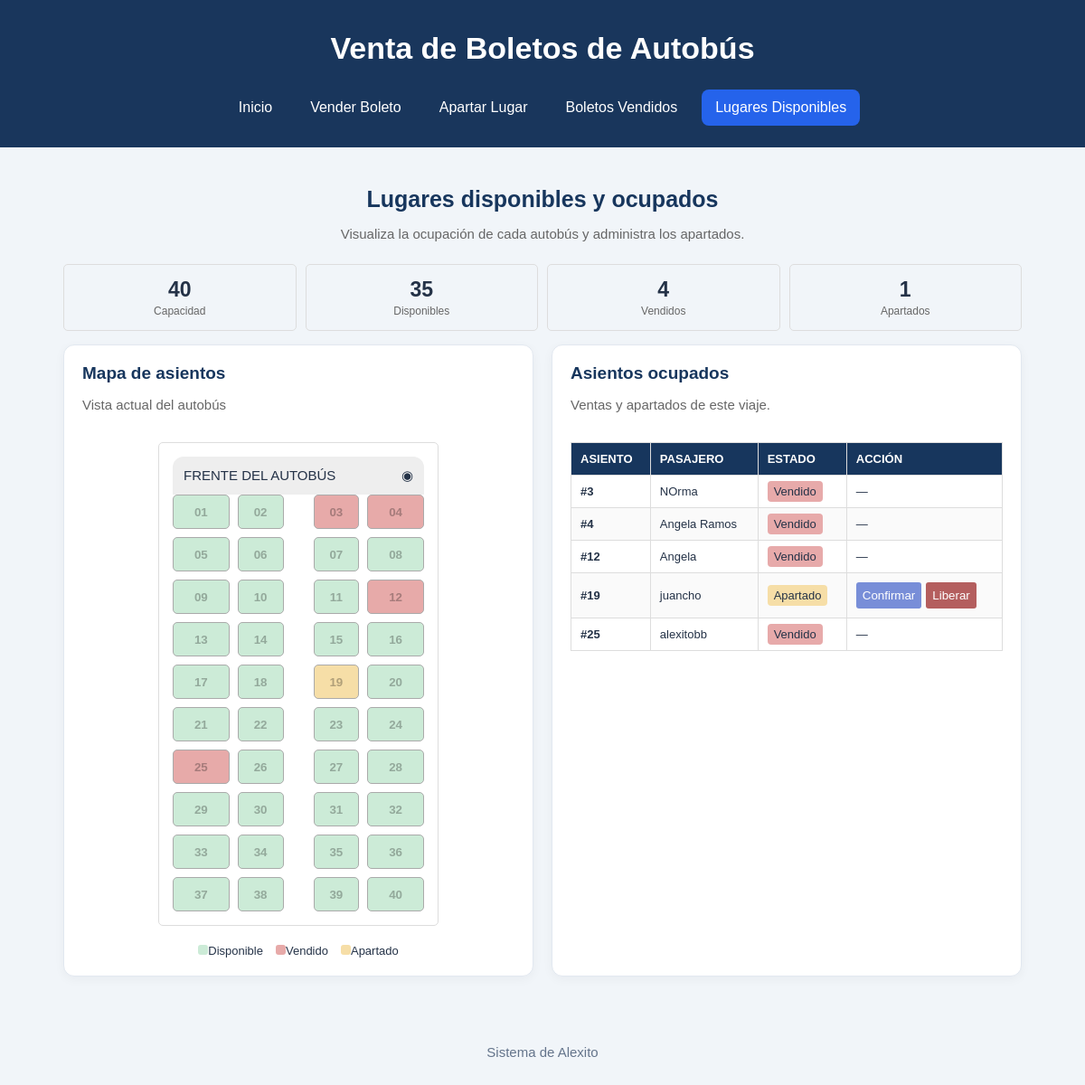
The app's page /disponibilidad with its own data.
### tables this page shows
CREATE TABLE viajes (
            id INTEGER PRIMARY KEY AUTOINCREMENT,
            origen TEXT NOT NULL,
            destino TEXT NOT NULL,
            salida TEXT NOT NULL,
            precio REAL NOT NULL CHECK(precio >= 0),
            capacidad INTEGER NOT NULL CHECK(capacidad > 0)
        );

CREATE TABLE boletos (
            id INTEGER PRIMARY KEY AUTOINCREMENT,
            viaje_id INTEGER NOT NULL REFERENCES viajes(id),
            asiento INTEGER NOT NULL CHECK(asiento > 0),
            pasajero TEXT NOT NULL,
            telefono TEXT NOT NULL,
            estado TEXT NOT NULL CHECK(estado IN ('VENDIDO', 'APARTADO')),
            creado_en TEXT NOT NULL DEFAULT (datetime('now','localtime')),
            UNIQUE(viaje_id, asiento)
        );

### app.py (the view)
@app.route('/disponibilidad')
def disponibilidad():
    viajes = viajes_con_conteo()
    valor = request.args.get('viaje_id', type=int)
    viaje_id = valor or (viajes[0]['id'] if viajes else None)
    viaje, boletos, estados = detalle_viaje(viaje_id) if viaje_id else (None, [], {})
    return render_template('disponibilidad.html', viajes=viajes, viaje=viaje,
                           estados=estados, boletos=boletos, activo='disponibilidad')

### app.py (called while the page is built)
def viajes_con_conteo():
    return obtener_db().execute('''
        SELECT v.*, COUNT(b.id) AS ocupados,
        SUM(CASE WHEN b.estado = 'VENDIDO' THEN 1 ELSE 0 END) AS vendidos,
        SUM(CASE WHEN b.estado = 'APARTADO' THEN 1 ELSE 0 END) AS apartados
        FROM viajes v LEFT JOIN boletos b ON b.viaje_id=v.id
        GROUP BY v.id ORDER BY v.salida, v.id
    ''').fetchall()

def detalle_viaje(viaje_id):
    db = obtener_db()
    viaje = db.execute('SELECT * FROM viajes WHERE id=?', (viaje_id,)).fetchone()
    if viaje is None:
        abort(404)
    boletos = db.execute('SELECT * FROM boletos WHERE viaje_id=? ORDER BY asiento', (viaje_id,)).fetchall()
    estados = {b['asiento']: b['estado'] for b in boletos}
    return viaje, boletos, estados

### base_de_datos/conexion.py (called while the page is built)
def obtener_db():
    if 'db' not in g:
        conexion = sqlite3.connect(DB_PATH, timeout=15)
        conexion.row_factory = sqlite3.Row
        conexion.execute('PRAGMA foreign_keys = ON')
        conexion.execute('PRAGMA busy_timeout = 15000')
        g.db = conexion
    return g.db

def cerrar_db(error=None):
    db = g.pop('db', None)
    if db is not None:
        db.close()

### templates/disponibilidad.html (shortened to what this page needs)
{% extends 'base.html' %}
{% block contenido %}
<div class="heading">
    <div>
        <h1>Lugares disponibles y ocupados</h1>
        <p>Visualiza la ocupación de cada autobús y administra los apartados.</p>
    </div>
</div>
{% if viaje %}
<div class="mini-stats">
    <div><strong>{{ viaje.capacidad }}</strong><span>Capacidad</span></div>
    <div><strong>{{ viaje.capacidad - estados|length }}</strong><span>Disponibles</span></div>
    <div><strong>{{ estados.values()|select('equalto','VENDIDO')|list|length }}</strong><span>Vendidos</span></div>
    <div><strong>{{ estados.values()|select('equalto','APARTADO')|list|length }}</strong><span>Apartados</span></div>
</div>
<div class="work-grid">
    <section class="panel">
        <div class="panel-heading">
            <div>
                <h2>Mapa de asientos</h2>
                <p>Vista actual del autobús</p>
            </div>
        </div>
        {% set seleccionable = false %}
        {% include '_asientos.html' %}
    </section>
    <section class="panel">
        <div class="panel-heading">
            <div>
                <h2>Asientos ocupados</h2>
                <p>Ventas y apartados de este viaje.</p>
            </div>
        </div>
        <div class="table-scroll">
            <table>
                <thead>
                    <tr>
                        <th>ASIENTO</th>
                        <th>PASAJERO</th>
                        <th>ESTADO</th>
                        <th>ACCIÓN</th>
                    </tr>
                </thead>
                <tbody>
                    {% for b in boletos %}
                    <tr>
                        <td><strong>#{{ b.asiento }}</strong></td>
                        <td>{{ b.pasajero }}</td>
                        <td><span class="pill {{ 'sold-pill' if b.estado=='VENDIDO' else 'reserve-pill' }}">{{ b.estado|capitalize }}</span></td>
                        <td>
                            {% if b.estado=='APARTADO' %}
                            <div class="actions">
                                <form method="post" action="{{ url_for('confirmar_apartado', boleto_id=b.id) }}">
                                    <button class="small-action" title="Marcar como vendido">Confirmar</button>
                                </form>
                                <form method="post" action="{{ url_for('liberar_apartado', boleto_id=b.id) }}" onsubmit="return confirm('¿Liberar este asiento apartado?')">
                                    <button class="small-action danger" title="Liberar asiento">Liberar</button>
                                </form>
                            </div>
                            {% else %}
                            —
                            {% endif %}
                        </td>
                    </tr>
                    {% else %}
                    <tr>
                        <td class="empty" colspan="4">Todos los lugares están disponibles.</td>
                    </tr>
                    {% endfor %}
                </tbody>
            </table>
        </div>
    </section>
</div>
{% else %}
<p>No hay viajes registrados.</p>
{% endif %}
{% endblock %}

### templates/base.html (shortened to what this page needs)
<!DOCTYPE html>
<html lang="es">
<head>
    <link rel="stylesheet" href="{{ url_for('static', filename='css/estilos.css') }}">
</head>
<body>
<header class="encabezado">
    <h1>Venta de Boletos de Autobús</h1>
    <nav>
        <a class="{{ 'activo' if activo == 'inicio' else '' }}" href="{{ url_for('index') }}">Inicio</a>
        <a class="{{ 'activo' if activo == 'venta' else '' }}" href="{{ url_for('venta') }}">Vender Boleto</a>
        <a class="{{ 'activo' if activo == 'apartados' else '' }}" href="{{ url_for('apartados') }}">Apartar Lugar</a>
        <a class="{{ 'activo' if activo == 'boletos' else '' }}" href="{{ url_for('boletos') }}">Boletos Vendidos</a>
        <a class="{{ 'activo' if activo == 'disponibilidad' else '' }}" href="{{ url_for('disponibilidad') }}">Lugares Disponibles</a>
    </nav>
</header>
<main class="contenido">
    {% block contenido %}{% endblock %}
</main>
<footer>Sistema de Alexito</footer>
</body>
</html>

### templates/_asientos.html (shortened to what this page needs)
<div class="seat-area"><div class="bus-head"><span>FRENTE DEL AUTOBÚS</span><span class="steering">◉</span></div><div class="seat-grid">
{% for n in range(1,viaje.capacidad+1) %}
{% set estado=estados.get(n) %}<button type="button" class="seat {% if estado=='VENDIDO' %}sold{% elif estado=='APARTADO' %}reserved{% else %}free{% endif %}" data-asiento="{{n}}" {% if estado or not seleccionable %}disabled{% endif %} title="Asiento {{n}}{% if estado %} - {{estado}}{% endif %}">{{'%02d'|format(n)}}</button>
{% endfor %}</div></div>
<div class="legend"><span><i class="dot green-bg"></i>Disponible</span><span><i class="dot red-bg"></i>Vendido</span><span><i class="dot yellow-bg"></i>Apartado</span></div>

### static/css/estilos.css (style rules this page uses)
* { box-sizing:border-box }
body { margin:0;background:#fff;color:#333;font-family:Arial,Helvetica,sans-serif;font-size:15px }
.encabezado { background:#74564c;color:#fff;text-align:center;padding:24px 12px 18px }
.encabezado h1 { font-size:30px;margin:5px 0 27px }
.encabezado nav { display:flex;justify-content:center;gap:28px;flex-wrap:wrap }
.encabezado a { color:#fff;text-decoration:none;font-size:16px }
.contenido { max-width:1000px;margin:0 auto;padding:50px 22px;min-height:440px }
footer { text-align:center;color:#999;padding:25px 12px }
.heading { text-align:center;margin:0 0 25px }
.heading h1 { font-size:25px;margin:8px 0 12px }
.heading p,.panel p { color:#666 }
.panel { border:1px solid #ddd;border-radius:6px;padding:20px;margin-bottom:20px;background:white }
.panel-heading { display:flex;justify-content:space-between;align-items:center;gap:12px;margin-bottom:18px;flex-wrap:wrap }
.panel h2 { font-size:19px;margin:0 0 8px }
.work-grid { display:grid;grid-template-columns:1fr 1fr;gap:20px }
.bus-head { background:#eee;border-radius:12px 12px 0 0;padding:12px;max-width:310px;margin:0 auto;text-align:center;display:flex;justify-content:space-between }
.seat-area { border:1px solid #ddd;padding:15px;max-width:310px;margin:auto;border-radius:5px }
.seat-grid { display:grid;grid-template-columns:repeat(4,1fr);gap:9px }
.seat:nth-child(4n+2) { margin-right:12px }
.seat:nth-child(4n+3) { margin-left:12px }
.seat { height:38px;border:1px solid #aaa;border-radius:5px;font-weight:bold }
.seat.free { background:#ccebd7;cursor:pointer }
.seat.sold { background:#e7aaa9 }
.seat.reserved { background:#f6dea7 }
.legend { display:flex;justify-content:center;flex-wrap:wrap;gap:14px;margin-top:20px;font-size:13px }
.dot { width:11px;height:11px;display:inline-block;border-radius:3px }
.green-bg { background:#ccebd7 }
.red-bg { background:#e7aaa9 }
.yellow-bg { background:#f6dea7 }
.table-scroll { overflow-x:auto }
table { border-collapse:collapse;width:100% }
th,td { border:1px solid #ddd;padding:10px;text-align:left;font-size:13px }
th { background:#f2f2f2 }
tr:nth-child(even) { background:#fafafa }
.mini-stats { display:flex;gap:10px;flex-wrap:wrap;margin-bottom:15px }
.mini-stats>div { padding:14px;border:1px solid #ddd;border-radius:5px;flex:1;text-align:center;min-width:100px }
.mini-stats strong { display:block;font-size:23px }
.mini-stats span { font-size:12px;color:#666 }
.actions { display:flex;gap:5px }
.small-action { padding:7px;background:#788ed8;color:#fff;border:0;border-radius:3px;cursor:pointer }
.small-action.danger { background:#b45e5e }
.pill { padding:4px 7px;border-radius:4px;background:#eee }
.sold-pill { background:#e7aaaa }
.reserve-pill { background:#f6dea7 }
body { background:#f1f5f9;color:#243247;min-height:100vh; }
.encabezado { background:#19365c;color:#fff;text-align:center;padding:28px 12px 24px; }
.encabezado h1 { font-size:34px;margin:6px 0 26px;color:#fff; }
.encabezado nav { display:flex;justify-content:center;gap:12px;flex-wrap:wrap; }
.encabezado nav a { color:#fff;text-decoration:none;font-size:16px;padding:11px 15px;border-radius:8px; }
.encabezado nav a:hover,.encabezado nav a.activo { background:#2563eb;text-decoration:none; }
.contenido { max-width:1100px;margin:0 auto;min-height:calc(100vh - 280px);padding:35px 20px; }
.heading h1,.panel h2 { color:#17365d; }
.panel { border:1px solid #e2e8f0;border-radius:12px;box-shadow:0 3px 12px rgba(15,23,42,.045); }
.panel th,th { background:#17365d;color:#fff; }
footer { text-align:center;color:#64748b;padding:20px 12px 35px; }

### records on screen
viajes: capacidad "40"
boletos: asiento "3", pasajero "NOrma", estado "Vendido"
boletos: asiento "4", pasajero "Angela Ramos", estado "Vendido"
boletos: asiento "12", pasajero "Angela", estado "Vendido"
boletos: asiento "19", pasajero "juancho", estado "Apartado"
boletos: asiento "25", pasajero "alexitobb", estado "Vendido"

### other values on screen
{{ viaje.capacidad - estados|length }} "35"
{{ estados.values()|select('equalto','VENDIDO')|list|length }} "4"
{{ estados.values()|select('equalto','APARTADO')|list|length }} "1"
{{ '%02d'|format(n) }} "01" "02" "03" "04" "05" "06" "07" "08" "09" "10" "11" "12" "13" "14" "15" "16" "17" "18" "19" "20" "21" "22" "23" "24" "25" "26" "27" "28" "29" "30" "31" "32" "33" "34" "35" "36" "37" "38" "39" "40"
